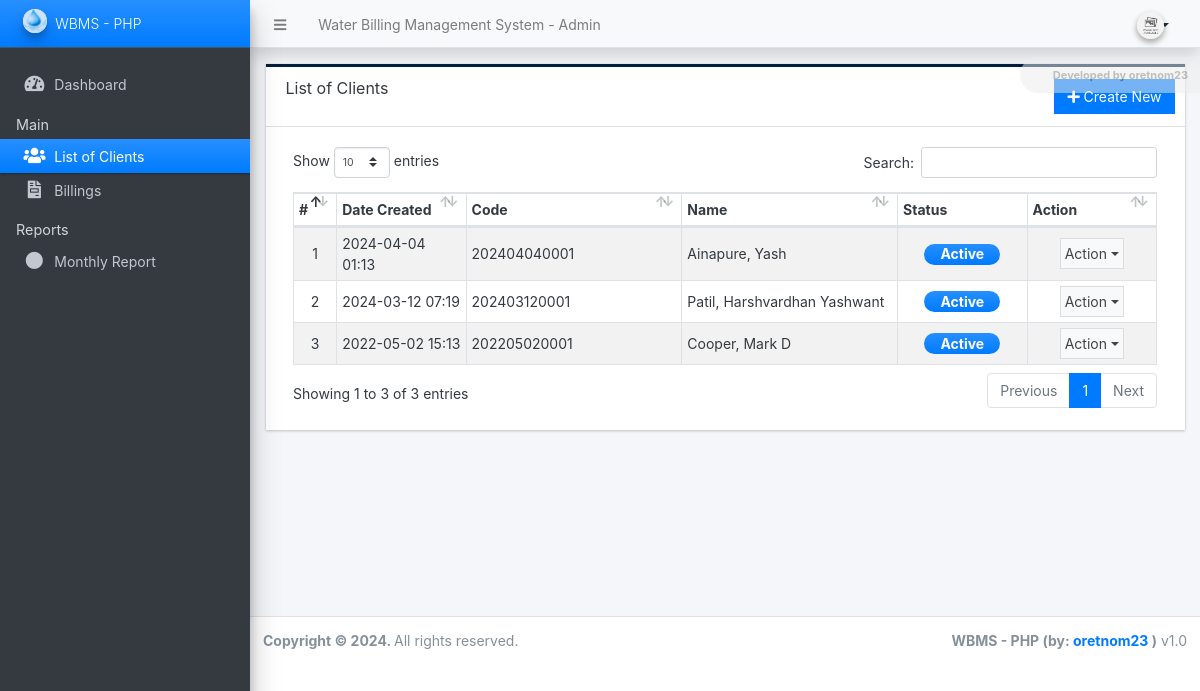
The page /admin/?page=clients on the database as committed earlier.
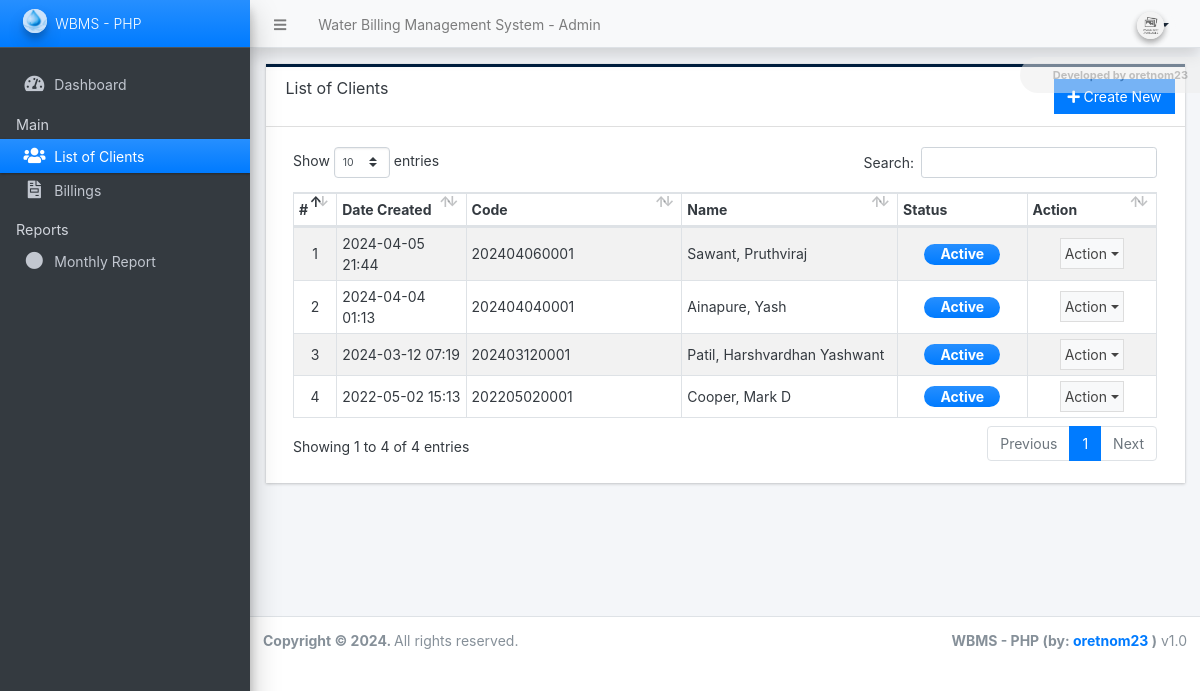
The same page on the database as committed later.
### tables this page shows
CREATE TABLE `client_list` (
  `id` int(30) NOT NULL,
  `code` varchar(100) NOT NULL,
  `category_id` int(30) NOT NULL,
  `firstname` text NOT NULL,
  `middlename` text DEFAULT NULL,
  `lastname` text NOT NULL,
  `contact` text NOT NULL,
  `address` text NOT NULL,
  `meter_code` varchar(100) NOT NULL,
  `first_reading` float(12,2) NOT NULL,
  `status` tinyint(1) NOT NULL DEFAULT 1,
  `delete_flag` tinyint(1) NOT NULL DEFAULT 0,
  `date_created` datetime NOT NULL DEFAULT current_timestamp(),
  `date_updated` datetime NOT NULL DEFAULT current_timestamp() ON UPDATE current_timestamp()
);

### admin/clients/index.php (the view, shortened to what this page needs)
<div class="card card-outline rounded-0 card-navy">
	<div class="card-header">
		<h3 class="card-title">List of Clients</h3>
		<div class="card-tools">
			<a href="./?page=clients/manage_client" id="create_new" class="btn btn-flat btn-primary"><span class="fas fa-plus"></span>  Create New</a>
		</div>
	</div>
	<div class="card-body">
        <div class="container-fluid">
			<table class="table table-hover table-striped table-bordered" id="list">
				<colgroup>
					<col width="5%">
					<col width="15%">
					<col width="25%">
					<col width="25%">
					<col width="15%">
					<col width="15%">
				</colgroup>
				<thead>
					<tr>
						<th>#</th>
						<th>Date Created</th>
						<th>Code</th>
						<th>Name</th>
						<th>Status</th>
						<th>Action</th>
					</tr>
				</thead>
				<tbody>
					<?php
					$i = 1;
						$qry = $conn->query("SELECT *,concat(lastname, ', ', firstname, ' ', coalesce(middlename,'')) as `name` from `client_list` where delete_flag = 0 order by unix_timestamp(`date_created`) desc ");
						while($row = $qry->fetch_assoc()):
					?>
						<tr>
							<td class="text-center"><?php echo $i++; ?></td>
							<td><?php echo date("Y-m-d H:i",strtotime($row['date_created'])) ?></td>
							<td><?php echo $row['code'] ?></td>
							<td><?php echo $row['name'] ?></td>
							<td class="text-center">
								<?php
								switch($row['status']){
									case 1:
										echo '<span class="badge badge-primary bg-gradient-primary text-sm px-3 rounded-pill">Active</span>';
										break;
								}
								?>
                            </td>
							<td align="center">
								 <button type="button" class="btn btn-flat p-1 btn-default btn-sm dropdown-toggle dropdown-icon" data-toggle="dropdown">
				                  		Action
				                  </button>
							</td>
						</tr>
					<?php endwhile; ?>
				</tbody>
			</table>
		</div>
	</div>
</div>

Rows that differ between the two databases and show on the page:
added client_list: date_created "2024-04-05 21:44", code "202404060001", name "Sawant, Pruthviraj", status "Active"
Other text that changed with them:
text written by a page script: "Show entries Search: Showing 1 to 3 of 3 entries Previous 1 Next" → "Show entries Search: Showing 1 to 4 of 4 entries Previous 1 Next"
